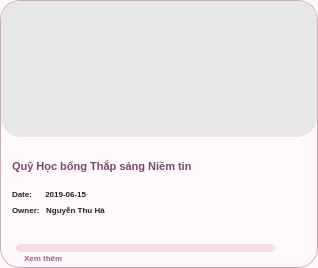
     <widget class="QFrame" name="card17">
      <property name="geometry">
       <rect>
        <x>401</x>
        <y>539</y>
        <width>318</width>
        <height>268</height>
       </rect>
      </property>
      <property name="styleSheet">
       <string notr="true">QFrame{
    background:#FFF9FC;
    border:1px solid #D0A8BD;
    border-radius:20px;
}</string>
      </property>
      <widget class="QLabel" name="card17Image">
       <property name="geometry">
        <rect>
         <x>1</x>
         <y>1</y>
         <width>316</width>
         <height>136</height>
        </rect>
       </property>
       <property name="styleSheet">
        <string notr="true">QLabel{
    border:none;
    border-top-left-radius:19px;
    border-top-right-radius:19px;
    background:#E7E7E7;
}</string>
       </property>
       <property name="pixmap">
        <pixmap>campaign17.png</pixmap>
       </property>
       <property name="scaledContents">
        <bool>true</bool>
       </property>
      </widget>
      <widget class="QLabel" name="card17Title">
       <property name="geometry">
        <rect>
         <x>12</x>
         <y>148</y>
         <width>290</width>
         <height>36</height>
        </rect>
       </property>
       <property name="styleSheet">
        <string notr="true">QLabel{
    color:#78496F;
    font-size:11px;
    font-weight:800;
    background:transparent;
    border:none;
}</string>
       </property>
       <property name="text">
        <string>Quỹ Học bổng Thắp sáng Niềm tin</string>
       </property>
       <property name="wordWrap">
        <bool>true</bool>
       </property>
      </widget>
      <widget class="QLabel" name="card17Date">
       <property name="geometry">
        <rect>
         <x>12</x>
         <y>186</y>
         <width>145</width>
         <height>16</height>
        </rect>
       </property>
       <property name="styleSheet">
        <string notr="true">QLabel{
    color:#222;
    font-size:8px;
    font-weight:500;
    background:transparent;
    border:none;
}</string>
       </property>
       <property name="text">
        <string>Date:      2019-06-15</string>
       </property>
      </widget>
      <widget class="QLabel" name="card17Owner">
       <property name="geometry">
        <rect>
         <x>12</x>
         <y>202</y>
         <width>160</width>
         <height>16</height>
        </rect>
       </property>
       <property name="styleSheet">
        <string notr="true">QLabel{
    color:#222;
    font-size:8px;
    font-weight:500;
    background:transparent;
    border:none;
}</string>
       </property>
       <property name="text">
        <string>Owner:   Nguyễn Thu Hà</string>
       </property>
      </widget>
      <widget class="QLabel" name="card17Money">
       <property name="geometry">
        <rect>
         <x>14</x>
         <y>222</y>
         <width>220</width>
         <height>20</height>
        </rect>
       </property>
       <property name="styleSheet">
        <string notr="true">QLabel{
    color:#7C4A73;
    font-size:10px;
    font-weight:900;
    background:transparent;
    border:none;
}</string>
       </property>
       <property name="text">
        <string/>
       </property>
      </widget>
      <widget class="QProgressBar" name="card17Progress">
       <property name="geometry">
        <rect>
         <x>16</x>
         <y>244</y>
         <width>260</width>
         <height>8</height>
        </rect>
       </property>
       <property name="styleSheet">
        <string notr="true">QProgressBar{
    background:#F6DCE8;
    border:none;
    border-radius:4px;
}
QProgressBar::chunk{
    background:#F2AED0;
    border-radius:4px;
}</string>
       </property>
       <property name="value">
        <number>0</number>
       </property>
       <property name="textVisible">
        <bool>false</bool>
       </property>
      </widget>
      <widget class="QLabel" name="card17More">
       <property name="geometry">
        <rect>
         <x>24</x>
         <y>250</y>
         <width>80</width>
         <height>16</height>
        </rect>
       </property>
       <property name="styleSheet">
        <string notr="true">QLabel{
    color:#9A5C8B;
    font-size:8px;
    font-weight:700;
    background:transparent;
    border:none;
}</string>
       </property>
       <property name="text">
        <string>Xem thêm</string>
       </property>
      </widget>
     </widget>
